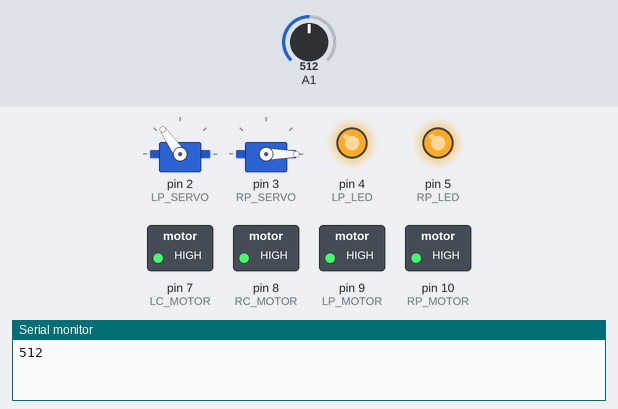
Recording of a sketch running on a simulated Arduino Uno, built with avr-gcc and run on an emulated ATmega328P. Parts: 2 × servo, switched loads named in the sketch (green lamp = pin HIGH), output pins drawn as LEDs (lit = HIGH), the last lines printed to the serial monitor. Wiring (inferred from the names in the program): 2 × servo: signal pin 2 / signal pin 3. The test bench sets the inputs (shaded band); at power-on: A1 = 512. Servo pulses on a pin are drawn as a servo (544–2400 µs = 0–180°); pins used as bus, display or sensor lines are not drawn.

Above: at 2.4 s.
2.5 s: A1 set to 610
At 7.9 s:
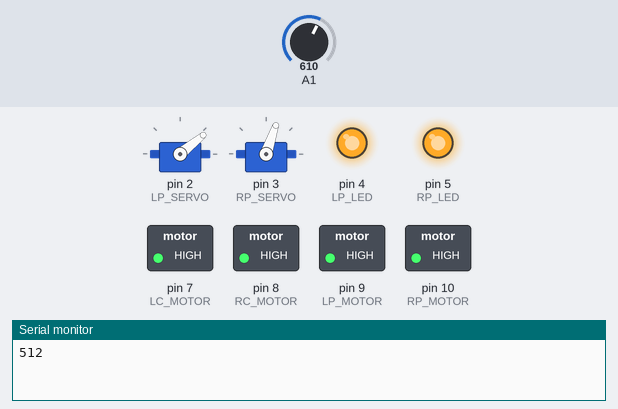
At 10.4 s:
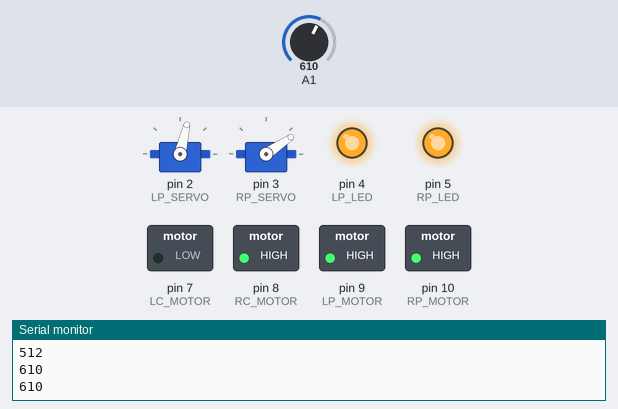
10.7 s: A1 set to 588
At 13.8 s:
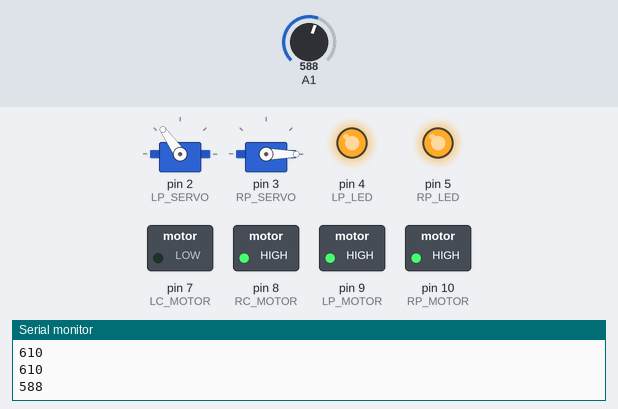
Timing chart, 0 to 49.5 s (numbered marks = the images above; inputs shaded):
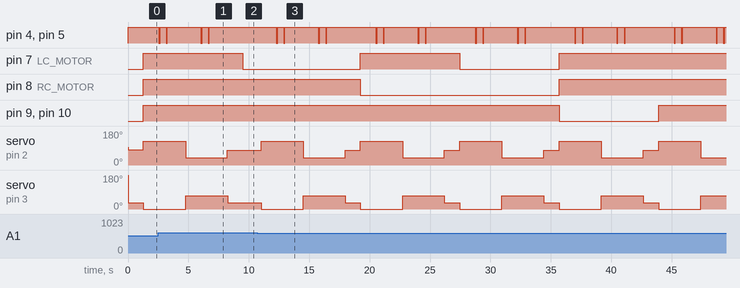

The sketch:

WALLY.ino
```cpp
#define LP_SERVO 2
#define RP_SERVO 3
#define LP_LED  4
#define RP_LED  5
#define P_INF  1
#define LC_MOTOR 7
#define LP_MOTOR 9
#define RC_MOTOR 8
#define RP_MOTOR 10
void MotorInit()
{
  pinMode(LC_MOTOR, OUTPUT); //high for right running
  pinMode(LP_MOTOR, OUTPUT); //low for contray running
  pinMode(RC_MOTOR, OUTPUT); //high for run
  pinMode(RP_MOTOR, OUTPUT); //low for stop
}
void MotorGo()
{
  digitalWrite(LC_MOTOR,HIGH);
  digitalWrite(LP_MOTOR,HIGH);
  digitalWrite(RC_MOTOR,HIGH);
  digitalWrite(RP_MOTOR,HIGH);
}
void MotorLeft()
{
  digitalWrite(LC_MOTOR,LOW);
  digitalWrite(LP_MOTOR,HIGH);
  digitalWrite(RC_MOTOR,HIGH);
  digitalWrite(RP_MOTOR,HIGH);
}
void MotorRight()
{
  digitalWrite(LC_MOTOR,HIGH);
  digitalWrite(LP_MOTOR,HIGH);
  digitalWrite(RC_MOTOR,LOW);
  digitalWrite(RP_MOTOR,HIGH);
}
void MotorStop()
{
  digitalWrite(LC_MOTOR,HIGH);
  digitalWrite(LP_MOTOR,LOW);
  digitalWrite(RC_MOTOR,HIGH);
  digitalWrite(RP_MOTOR,LOW);
}
void MotorBack()
{
  digitalWrite(LC_MOTOR,LOW);
  digitalWrite(LP_MOTOR,HIGH);
  digitalWrite(RC_MOTOR,LOW);
  digitalWrite(RP_MOTOR,HIGH);
}
////////////////////////////////////////////////////////////////////////////////////////////
//init the servo motor
void ServoInit()
{
  pinMode(LP_SERVO,OUTPUT);
  digitalWrite(LP_SERVO,HIGH);
  pinMode(RP_SERVO,OUTPUT);
  digitalWrite(RP_SERVO,HIGH);
}
//control the servo,left is angel the eye_control servo on you leftsight ,while the right is your rightsight
void ServoControl(int left,int right)
{
  int i=0;
  left=left*100/9+500;
  right=right*100/9+500;
  for (i=0;i<60;i++)
  {
    digitalWrite(LP_SERVO,HIGH);
    delayMicroseconds(left);
    digitalWrite(LP_SERVO,LOW);
    digitalWrite(RP_SERVO,HIGH);
    delayMicroseconds(right);
    digitalWrite(RP_SERVO,LOW);
    delay(19);
  }
}
/////////////////////////////////////////////////////////////////////////////////////////////////////////
//init the LED control port
void LEDInit()
{
  pinMode(LP_LED,OUTPUT);
  digitalWrite(LP_LED,HIGH);
  pinMode(RP_LED,OUTPUT);
  digitalWrite(RP_LED,HIGH);
}
//shaking the LED on the eyes
void LEDShake()
{
  int i=0;
  for (i=0;i<2;i++)
  {
    digitalWrite(LP_LED,LOW);
    digitalWrite(RP_LED,LOW);
    delay(100);
    digitalWrite(LP_LED,HIGH);
    digitalWrite(RP_LED,HIGH);
    delay(500);
  }
}
//////////////////////////////////////////////////////////////////////////////////////////////
//init the infrared control port
void InfInit()
{
  pinMode(P_INF,INPUT);
  digitalWrite(P_INF,HIGH);
}
//read the infrared data
int InfRead()
{
  return analogRead(P_INF);
}
/////////////////////////////////////////////////////////////////////////////
/////////////////////////////////////////////////////////////////////////////
void setup() {
  ServoInit();
  InfInit();
  LEDInit();
  MotorInit();
  Serial.begin(9600);
  ServoControl(80,35);
}

void loop() {
 static int state =0;
 int infR=InfRead();
 Serial.println(infR);
 switch(state)
 {
   case 0: MotorGo();break;
   case 1: MotorLeft();break;
   case 2: MotorRight();break;
   case 3: MotorBack();break;
   case 4: MotorStop();break;
   case 5: state=0;return;
   default: break;
 }
 if(infR<=600)
 {
   ServoControl(120,0);
   LEDShake();
   delay(1000);
   ServoControl(40,70);
   LEDShake();
   delay(1000);
   ServoControl(75,35);
   state++;
 }
 else delay(500);
}
```

Measured:
- the behaviour switches between 601 and 600 on A1 (found by bisection; images 2 and 3)
- after the input at 2.5 s, servo on pin 2 (LP_SERVO): goes on until 8.2 s, then stays 77°; servo on pin 3 (RP_SERVO): goes on until 8.2 s, then stays 34°
- after the input at 10.7 s, pin 4 (LP_LED), pin 5 (RP_LED): HIGH → LOW after 1.6 s, then repeats every 8.2 s: HIGH 0.50 s, LOW 0.10 s, HIGH 2.8 s, LOW 0.10 s, HIGH 0.50 s, LOW 0.10 s, HIGH 4.1 s, LOW 0.10 s
